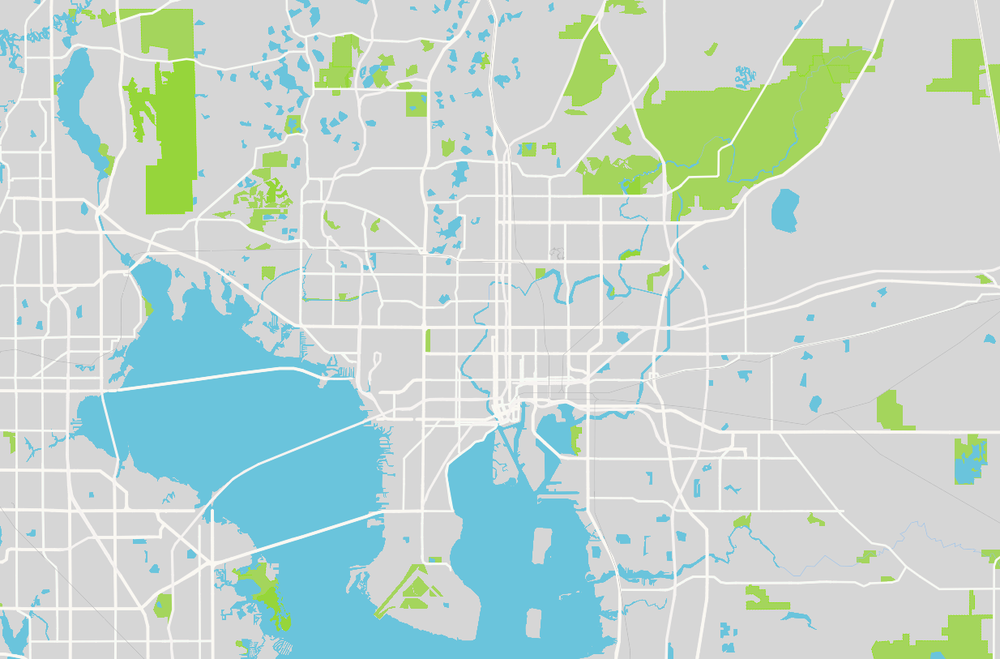
#> input picture Tampa,_FL.png, 1000 x 659 px, shrunk from 1234 x 813 before the run
$ python main.py
#> lines starting #> are read from the running program, lines starting #| are printed output that depends on the picture; after the words box and inside, x2 and y2 are one past the last pixel; in counts of white or black regions, pixels touching at a corner belong together
import cv2
import numpy as np
import argparse
import matplotlib.pyplot as plt
import networkx as nx
from skimage.morphology import skeletonize
import matplotlib
matplotlib.use('Qt5agg')
import matplotlib.pyplot
fig = matplotlib.pyplot.figure()
fig.canvas.draw()
fig.canvas.tostring_argb()


# Function to calculate Euclidean distance
def euclidean_distance(p1, p2):
    return np.sqrt((p1[0] - p2[0]) ** 2 + (p1[1] - p2[1]) ** 2)


# Function to merge nearby nodes and rebuild the graph
def simplify_graph(G, distance_threshold):
    merged_nodes = {}
    for node in list(G.nodes):
        merged = False
        for key in merged_nodes.keys():
            if euclidean_distance(node, key) < distance_threshold:
                merged_nodes[key].append(node)
                merged = True
                break
        if not merged:
            merged_nodes[node] = [node]

    # Rebuild the graph with merged nodes
    new_G = nx.Graph()
    node_mapping = {}
    for new_node, old_nodes in merged_nodes.items():
        new_G.add_node(new_node)
        for old_node in old_nodes:
            node_mapping[old_node] = new_node

    for edge in G.edges:
        new_G.add_edge(node_mapping[edge[0]], node_mapping[edge[1]])

    return new_G


# Initialize argument parser
parser = argparse.ArgumentParser(description="path of the map")
parser.add_argument(
    "file_path",
    type=str,
    nargs="?",
    help="absolute path of the map"
)

parser.add_argument(
    "--threshold",
    type=str,
    nargs="?",
    help="threshold for simplification"
)


args = parser.parse_args()

# Map image path
if args.file_path is not None:
    map_image_path = args.file_path
else:
    map_image_path = "Tampa,_FL.png"

# Load and preprocess the map
map_image = cv2.imread(map_image_path)
#> map_image is the input picture: shape (659, 1000, 3); mean B, G, R 206.8, 213.6, 194.4
gray_map = cv2.cvtColor(map_image, cv2.COLOR_BGR2GRAY)
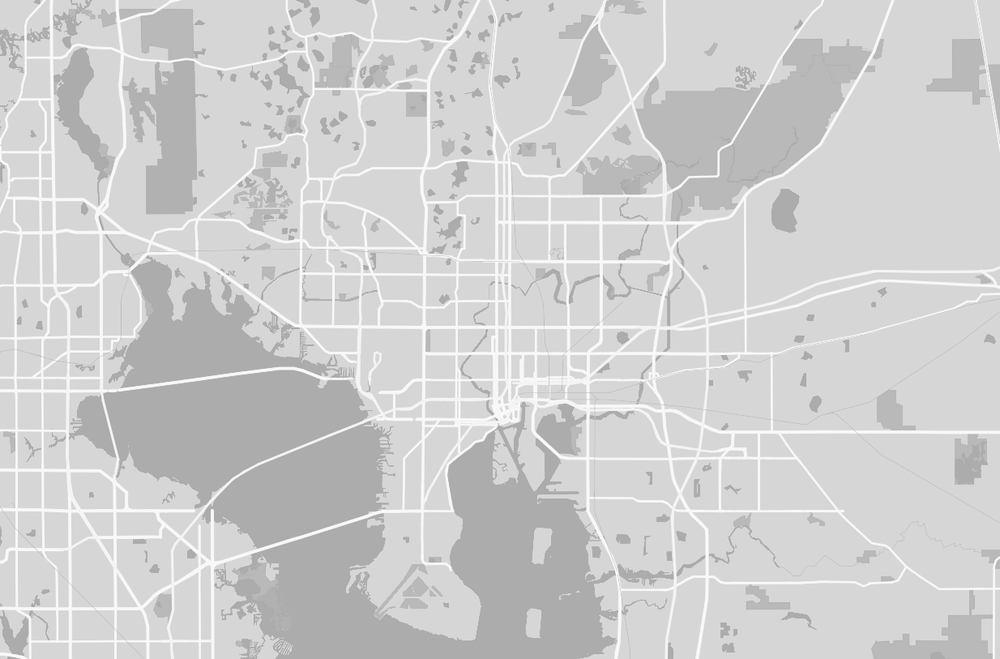
#> gray_map: shape (659, 1000); min 158, max 254, mean 207.1
blurred_map = cv2.GaussianBlur(gray_map, (5, 5), 0)
binary_map = cv2.Canny(gray_map, 100, 200)
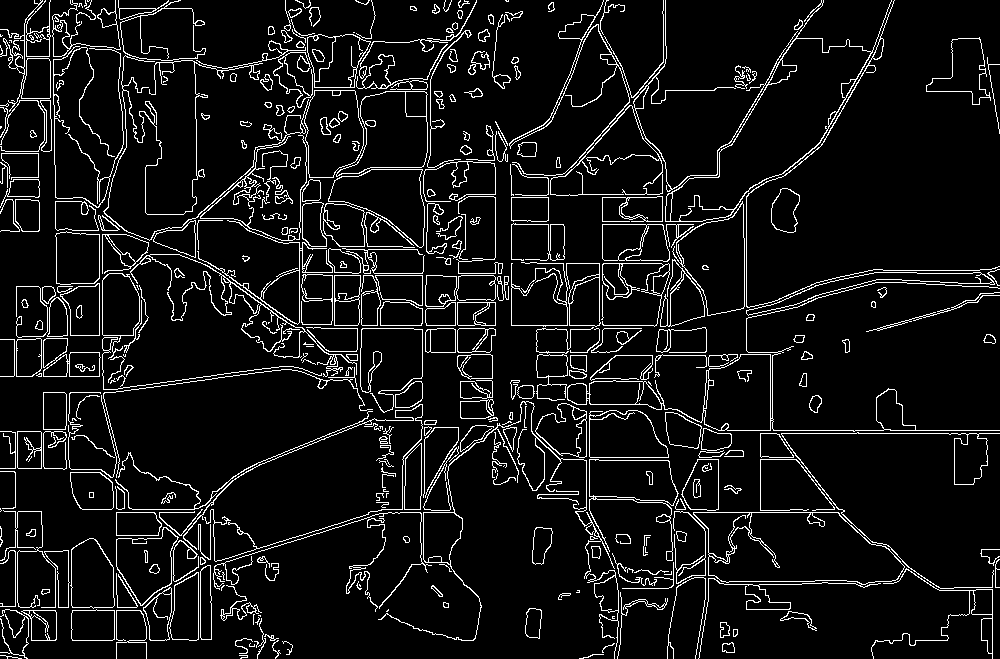
#> binary_map: shape (659, 1000); 7.7% white in thin lines or dots

# Skeletonize the binary map
skeleton = skeletonize(binary_map // 255).astype(np.uint8) * 255
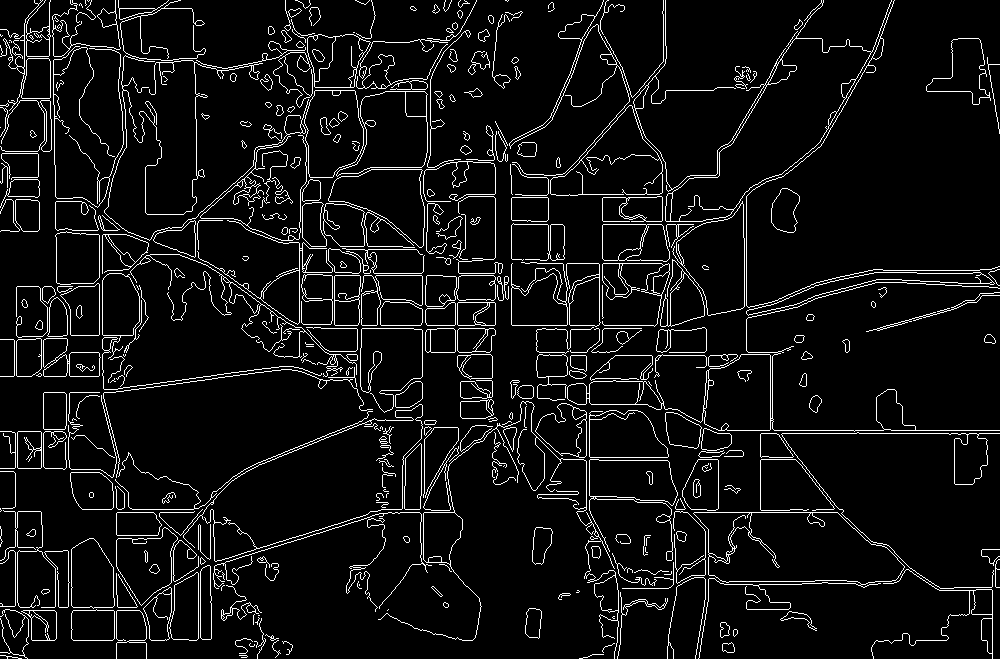
#> skeleton: shape (659, 1000); 6.6% white in thin lines or dots

# Detect lines using Hough Line Transform
lines = cv2.HoughLinesP(skeleton, rho=1, theta=np.pi/180, threshold=50, minLineLength=30, maxLineGap=10)
#> lines = 526 rows, first 6: [512, 325, 674, 325], [700, 430, 999, 430], [671, 512, 842, 512], [761, 433, 999, 433], [422, 352, 471, 352], [268, 328, 413, 328]

# Create a graph
G = nx.Graph()

# Add nodes and edges from detected lines
if lines is not None:
    for line in lines:
        x1, y1, x2, y2 = line[0]

        # Add nodes (start and end points of the line)
        G.add_node((x1, y1))
        G.add_node((x2, y2))

        # Add edge between the start and end points
        G.add_edge((x1, y1), (x2, y2))
#> this loop made 526 passes

# Simplify the graph by merging nearby nodes
if args.threshold is not None:
    distance_threshold = int(args.threshold)
else:
    distance_threshold = 50
# Increase this value to reduce the number of nodes
new_G = simplify_graph(G, distance_threshold)
new_G.remove_edges_from(nx.selfloop_edges(new_G))


# Visualize the simplified graph
plt.figure(figsize=(12, 8))
plt.imshow(cv2.cvtColor(map_image, cv2.COLOR_BGR2RGB))
pos = {node: node for node in new_G.nodes}
#> pos = 126 items
nx.draw(new_G, pos, node_size=10, edge_color="blue", node_color="red", with_labels=False)
plt.title(f"Road Graph (Simplified, Threshold={distance_threshold})")
plt.axis("off")
plt.show()
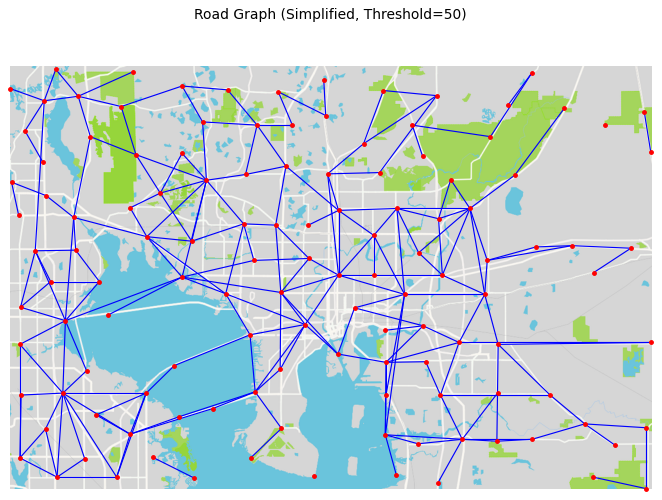
#> figure drawn by matplotlib, 1 panel

# Output the number of nodes and edges
print(f"Number of nodes: {len(new_G.nodes)}")
#| Number of nodes: 126
print(f"Number of edges: {len(new_G.edges)}")
#| Number of edges: 205

$ run again, with smaplemanhattan.png copied over Tampa,_FL.png
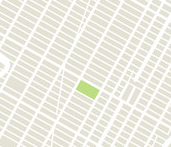
#> input picture smaplemanhattan.png, 171 x 147 px
#> map_image is the input picture: shape (147, 171, 3); mean B, G, R 226.2, 235.8, 236.5
#> `binary_map = cv2.Canny(gray_map, 100, 200)`:
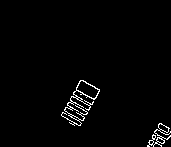
#> binary_map: shape (147, 171); 1.8% white in thin lines or dots, all inside (x1, y1, x2, y2) = (61, 80, 171, 147)
#> `skeleton = skeletonize(binary_map // 255).astype(np.uint8) * 255`:
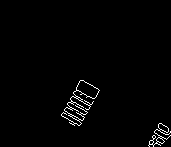
#> skeleton: shape (147, 171); 1.4% white in thin lines or dots, all inside (x1, y1, x2, y2) = (61, 80, 171, 147)
#> lines = None
